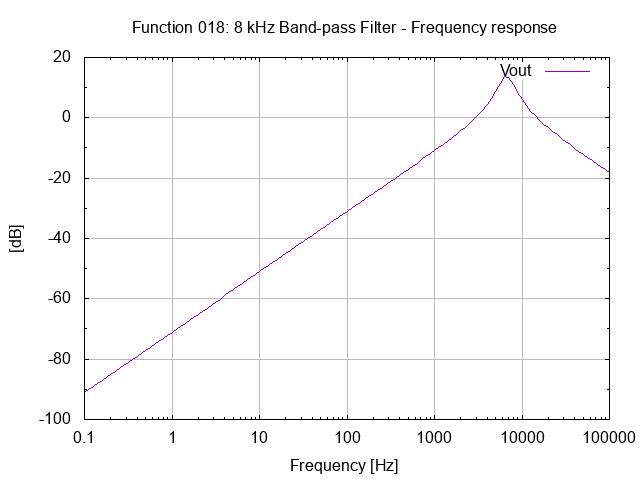

Generate this figure with gnuplot:
# setup terminal
set term png

# setup graph
set output "26.018.00.00.01.png"
set title "Function 018: 8 kHz Band-pass Filter - Frequency response"

# setup Y-axis
set grid ytics lt 1 lw 1 lc rgb "#bbbbbb"
set mytics
set ylabel "[dB]"

#setup X-axis
set logscale x 10
set grid xtics lt 1 lw 1 lc rgb "#bbbbbb"
set xlabel "Frequency [Hz]"

# setup plot style
set style data lines
plot '26.018.00.00.01.dat' using 1:2 title "Vout"

# set output back to default
set output

# reset terminal type
set terminal pop
